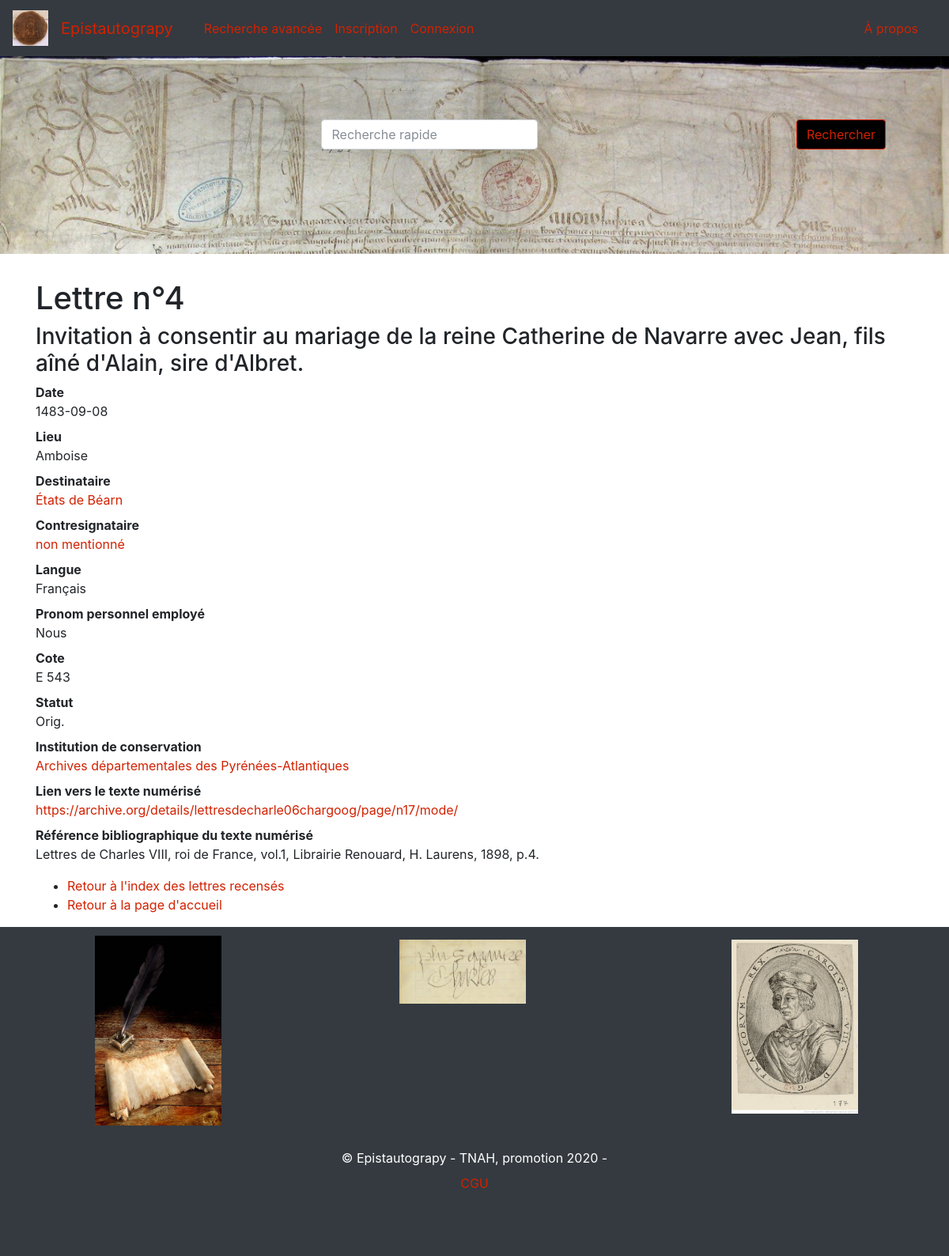
Before: /lettre/4 with the older database file.
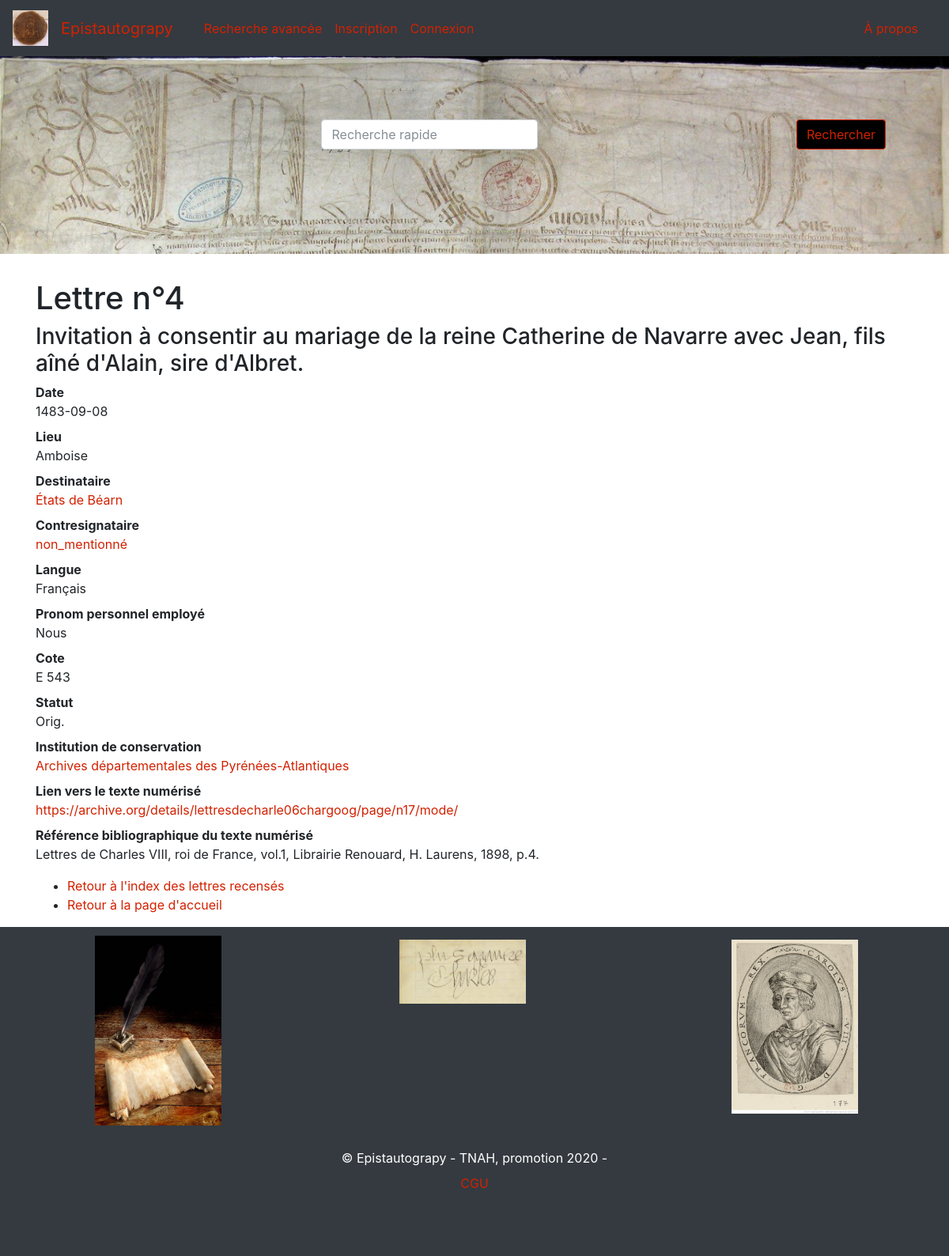
After: the same page with the newer database file.
### app/modeles/donnees.py (models this page shows, shortened)
class Lettre(db.Model) :
	__tablename__ = "lettre"
	id_lettre = db.Column(db.Integer, unique=True, nullable=False, primary_key=True, autoincrement=True)
	date_envoie_lettre = db.Column(db.Text)
	lieu_ecriture_lettre = db.Column(db.String(45))
	objet_lettre = db.Column(db.Text)
	contresignataire_lettre = db.Column(db.String(45))
	langue_lettre = db.Column(db.String(45))
	pronom_personnel_employe_lettre = db.Column(db.String(45))
	cote_lettre = db.Column(db.String(45))
	statut_lettre = db.Column(db.String(45))
	institution_id = db.Column(db.Integer, db.ForeignKey('institution_conservation.id_institution_conservation'))
	lien_image_lettre = db.Column(db.Text)
	authorships = db.relationship("User", secondary="authorship", backref="lettre", lazy="dynamic")
	correspondance = db.relationship("Destinataire", secondary="correspondance", backref="lettre", lazy="dynamic")

### app/routes.py (the view)
@app.route("/lettre/<int:id_lettre>", methods=['GET', 'POST'])
def lettre(id_lettre):
	unique_lettre = Lettre.query.get(id_lettre)
	destinataire = Destinataire.query.filter(db.and_(Destinataire.id_destinataire==Correspondance.destinataire_id,Correspondance.lettre_id==Lettre.id_lettre, Lettre.id_lettre==id_lettre)).first()
	institution_conservation = Institution_Conservation.query.filter(db.and_(Institution_Conservation.id_institution_conservation==Lettre.institution_id, Lettre.id_lettre==id_lettre)).first()
	image_numerisee = Image_Numerisee.query.filter(db.and_(Image_Numerisee.lettre_id==Lettre.id_lettre, Lettre.id_lettre==id_lettre)).first()
	return render_template("pages/lettre.html", nom="Epistautograpy", lettre=unique_lettre, contresignataire=contresignataire, destinataire=destinataire, institution_conservation=institution_conservation, institution=institution, image_numerisee=image_numerisee)

### app/templates/pages/lettre.html (shortened to what this page needs)
{% extends "conteneur.html" %}
    {% block corps %}
        <h1>Lettre n°{{lettre.id_lettre}}</h1>
        <h3>{{lettre.objet_lettre}}</h3>
        <dl>
            <dt>Date</dt><dd>{{lettre.date_envoie_lettre}}</dd>
            <dt>Lieu</dt><dd>{{lettre.lieu_ecriture_lettre}}</dd>
            <dt>Destinataire</dt><dd><a id="link" href="{{url_for('destinataire', id_destinataire=destinataire.id_destinataire)}}">{{destinataire.identite_destinataire}}</a></dd>
            <dt>Contresignataire</dt><dd><a id="link" href="{{url_for('contresignataire', contresignataire_lettre=lettre.contresignataire_lettre)}}">{{lettre.contresignataire_lettre}}</a></dd>
            <dt>Langue</dt><dd>{{lettre.langue_lettre}}</dd>
            <dt>Pronom personnel employé</dt><dd>{{lettre.pronom_personnel_employe_lettre}}</dd>
            <dt>Cote</dt><dd>{{lettre.cote_lettre}}</dd>
            <dt>Statut</dt><dd>{{lettre.statut_lettre}}</dd>
            <dt>Institution de conservation</dt><dd><a id="link" href="{{url_for('institution', id_institution_conservation=institution_conservation.id_institution_conservation)}}">{{institution_conservation.nom_institution_conservation}}</a></dd>
            <dt>Lien vers le texte numérisé</dt><dd><a id="link" href="{{lettre.lien_image_lettre}}", target="blank">{{lettre.lien_image_lettre}}</a></dd>
            <dt>Référence bibliographique du texte numérisé</dt><dd>{{image_numerisee.reference_bibliographique_image_numerisee}}</dd>
        </dl>
        <ul>
        <li><a id="link" href="{{url_for('index_lettres')}}">Retour à l'index des lettres recensés</a></li>
        <li><a id="link" href="{{url_for('accueil')}}">Retour à la page d'accueil</a></li>
    </ul>
    </body>
    {% endblock %}

Changed rows visible on the page:
changed Lettre "Amboise": contresignataire_lettre "non mentionné" → "non_mentionné"
